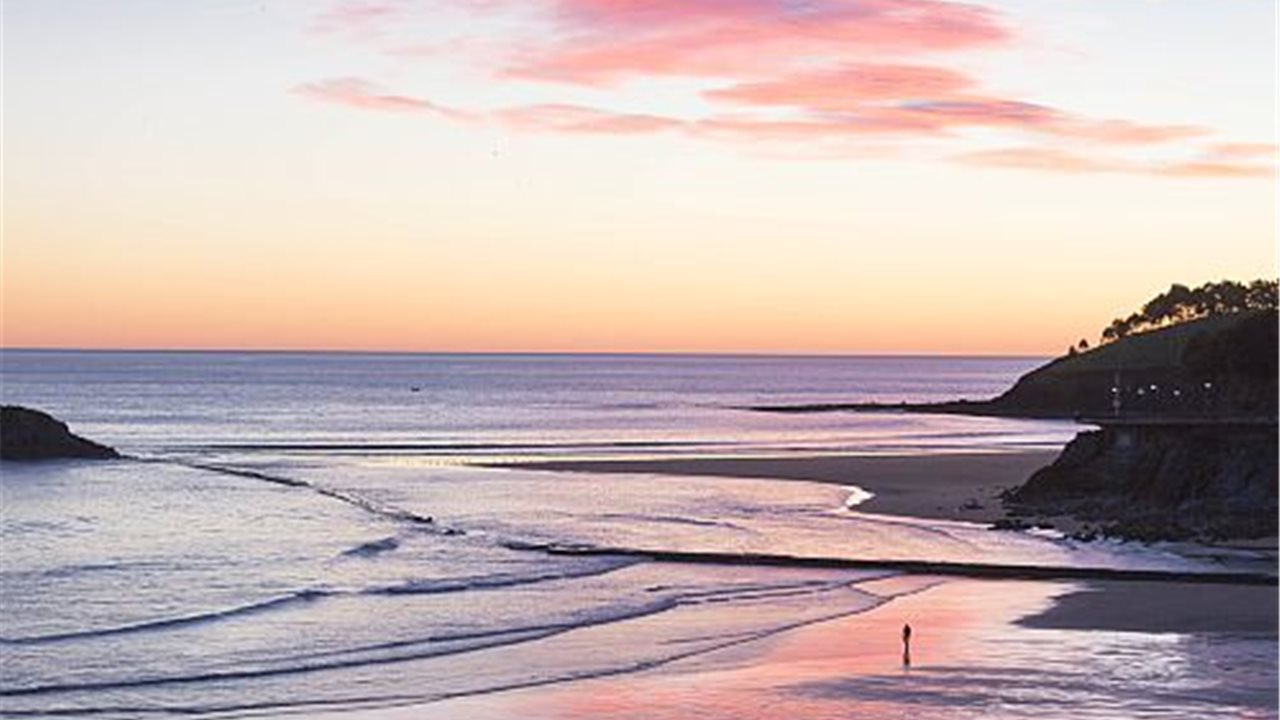
#> input picture comprecionJpg/a.jpg, 1280 x 720 px
$ python mainp.py
#> lines starting #> are read from the running program, lines starting #| are printed output that depends on the picture
import cv2
import numpy as np
from PIL import Image
import matplotlib.pyplot as plt

def rgb_to_ycbcr(image):
    """
    Convierte una imagen de espacio de color RGB a YCbCr.
    """
    return cv2.cvtColor(image, cv2.COLOR_RGB2YCrCb)

def downsample(image_ycbcr):
    """
    Realiza el submuestreo 4:2:0 en una imagen YCbCr.
    """
    Y, Cb, Cr = cv2.split(image_ycbcr)

    # Reducir la resolución de Cb y Cr
    Cb = cv2.pyrDown(Cb)
    Cr = cv2.pyrDown(Cr)

    return Y, Cb, Cr

def split_into_blocks(channel):
    """
    Divide una imagen (o canal) en bloques de 8x8 píxeles.
    """
    height, width = channel.shape
    blocks = []

    # Iterar sobre la imagen en pasos de 8 píxeles para extraer bloques de 8x8.
    for i in range(0, height, 8):
        for j in range(0, width, 8):
            block = channel[i:i+8, j:j+8]
            if block.shape == (8, 8):
                blocks.append(block)

    return blocks

def dct_2d(block):
    """
    Aplica la Transformada Discreta del Coseno (DCT) a un bloque de 8x8 píxeles.
    """
    return cv2.dct(np.float32(block) - 128)

def quantize(block, quant_matrix):
    """
    Cuantiza un bloque de coeficientes DCT usando una matriz de cuantización.
    """
    return np.round(block / quant_matrix)

def inverse_quantize(block, quant_matrix):
    """
    Realiza la cuantización inversa multiplicando el bloque de coeficientes
    cuantizados por la matriz de cuantización.
    """
    return block * quant_matrix

def idct_2d(block):
    """
    Aplica la Transformada Inversa del Coseno Discreto (IDCT) a un bloque
    de coeficientes DCT cuantizados para obtener el bloque espacial.
    """
    return cv2.idct(block) + 128

def combine_blocks(blocks, height, width):
    """
    Combina bloques de 8x8 píxeles en una imagen de tamaño especificado.
    """
    num_blocks_y = height // 8
    num_blocks_x = width // 8

    image = np.zeros((height, width), dtype=np.float32)

    block_idx = 0
    for i in range(0, height, 8):
        for j in range(0, width, 8):
            if block_idx < len(blocks):
                image[i:i+8, j:j+8] = blocks[block_idx]
                block_idx += 1
            else:
                raise IndexError("Número de bloques es menor que esperado")

    return image

def save_as_jpeg(y, cb, cr, output_filename):
    """
    Guarda una imagen YCbCr como un archivo JPEG.
    """
    # Redimensionar Cb y Cr a las dimensiones de Y
    cb_resized = cv2.resize(cb, (y.shape[1], y.shape[0]), interpolation=cv2.INTER_LINEAR)
    cr_resized = cv2.resize(cr, (y.shape[1], y.shape[0]), interpolation=cv2.INTER_LINEAR)

    ycbcr = cv2.merge([y, cb_resized, cr_resized])
    rgb = cv2.cvtColor(np.uint8(ycbcr), cv2.COLOR_YCrCb2RGB)
    image = Image.fromarray(rgb)
    image.save(output_filename, "JPEG")

def pad_image(image):
    """
    Añade padding a la imagen para que sus dimensiones sean múltiplos de 8.
    """
    h, w = image.shape[:2]
    h_pad = (8 - (h % 8)) % 8
    w_pad = (8 - (w % 8)) % 8

    padded_image = cv2.copyMakeBorder(image, 0, h_pad, 0, w_pad, cv2.BORDER_REPLICATE)

    return padded_image

def plot_images(original_image, reconstructed_image, dct_blocks, final_image):
    """
    Muestra la imagen original, la imagen reconstruida, bloques DCT y la imagen final reconstruida.

    Parámetros:
    - original_image: Imagen original en formato RGB.
    - reconstructed_image: Imagen reconstruida a partir de los bloques DCT.
    - dct_blocks: Lista de bloques DCT a mostrar.
    - final_image: Imagen final reconstruida en formato YCbCr convertido a RGB.
    """
    fig, axes = plt.subplots(3, 4, figsize=(16, 12))

    # Mostrar la imagen original
    axes[0, 0].imshow(original_image)
    axes[0, 0].set_title("Imagen Original")
    axes[0, 0].axis('off')

    # Mostrar la imagen reconstruida
    axes[0, 1].imshow(cv2.cvtColor(reconstructed_image, cv2.COLOR_YCrCb2RGB))
    axes[0, 1].set_title("Imagen Reconstruida")
    axes[0, 1].axis('off')

    # Mostrar la imagen final reconstruida
    axes[0, 2].imshow(final_image)
    axes[0, 2].set_title("Imagen Final Reconstruida")
    axes[0, 2].axis('off')

    # Mostrar los primeros 4 bloques DCT
    for i, block in enumerate(dct_blocks):
        ax = axes[1, i]
        ax.imshow(np.log(np.abs(block) + 1), cmap='gray')  # Usar escala logarítmica para mejor visualización
        ax.set_title(f'Bloque DCT {i+1}')
        ax.axis('off')

    # Mostrar la imagen final reconstruida
    axes[2, 0].imshow(final_image)
    axes[2, 0].set_title("Imagen Final")
    axes[2, 0].axis('off')

    # Mostrar imagen vacía en la última posición
    axes[2, 1].axis('off')

    plt.tight_layout()
    plt.show()


# Cargar la imagen de archivo
image = cv2.imread('a.jpg')
#> image is the input picture: shape (720, 1280, 3); mean B, G, R 177.6, 178.2, 196.1

# Aplicar padding a la imagen para asegurar dimensiones múltiplos de 8
image = pad_image(image)

# Convertir la imagen de BGR a RGB
image_rgb = cv2.cvtColor(image, cv2.COLOR_BGR2RGB)

# Convertir la imagen RGB a YCbCr
image_ycbcr = rgb_to_ycbcr(image_rgb)
#> in rgb_to_ycbcr, `return cv2.cvtColor(image, cv2.COLOR_RGB2YCrCb)`: returned value: shape (720, 1280, 3); mean of channels 0, 1, 2 183.5, 137, 124.7

# Realizar el submuestreo de crominancia
Y, Cb, Cr = downsample(image_ycbcr)
#> in downsample, `Y, Cb, Cr = cv2.split(image_ycbcr)`:
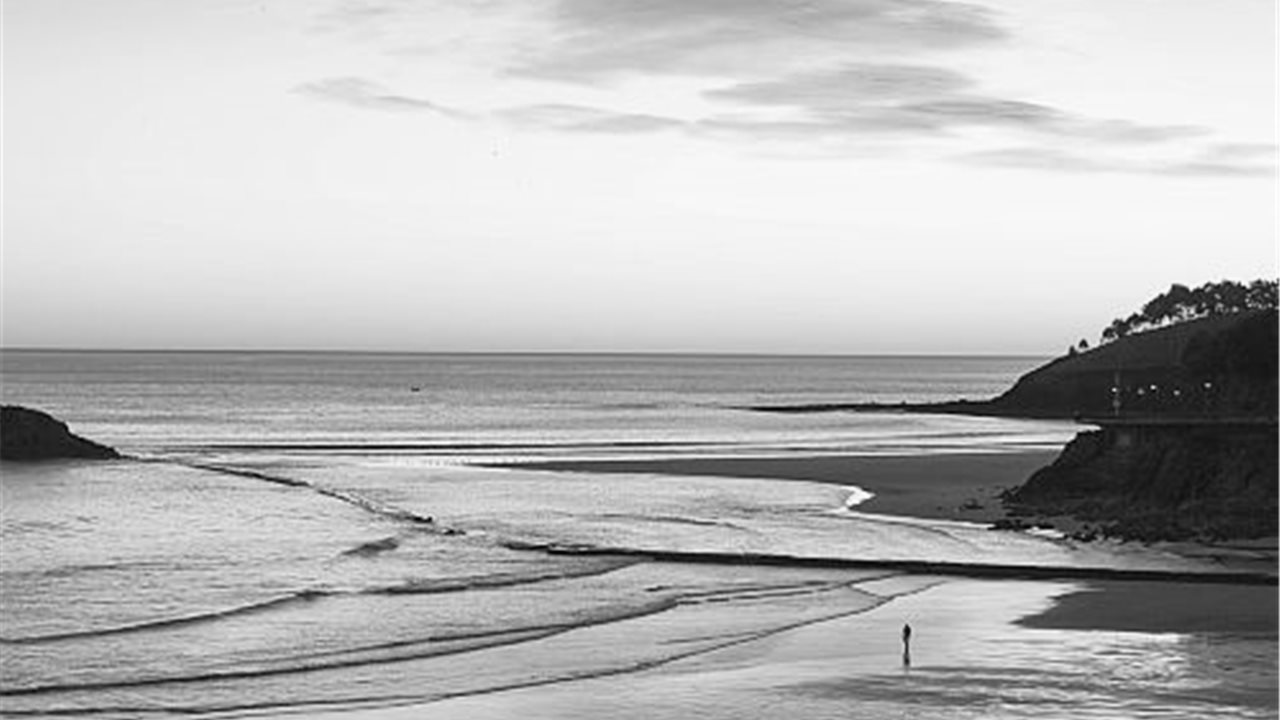
#> Y: shape (720, 1280); min 1, max 255, mean 183.5
#> in downsample, `Y, Cb, Cr = cv2.split(image_ycbcr)`:
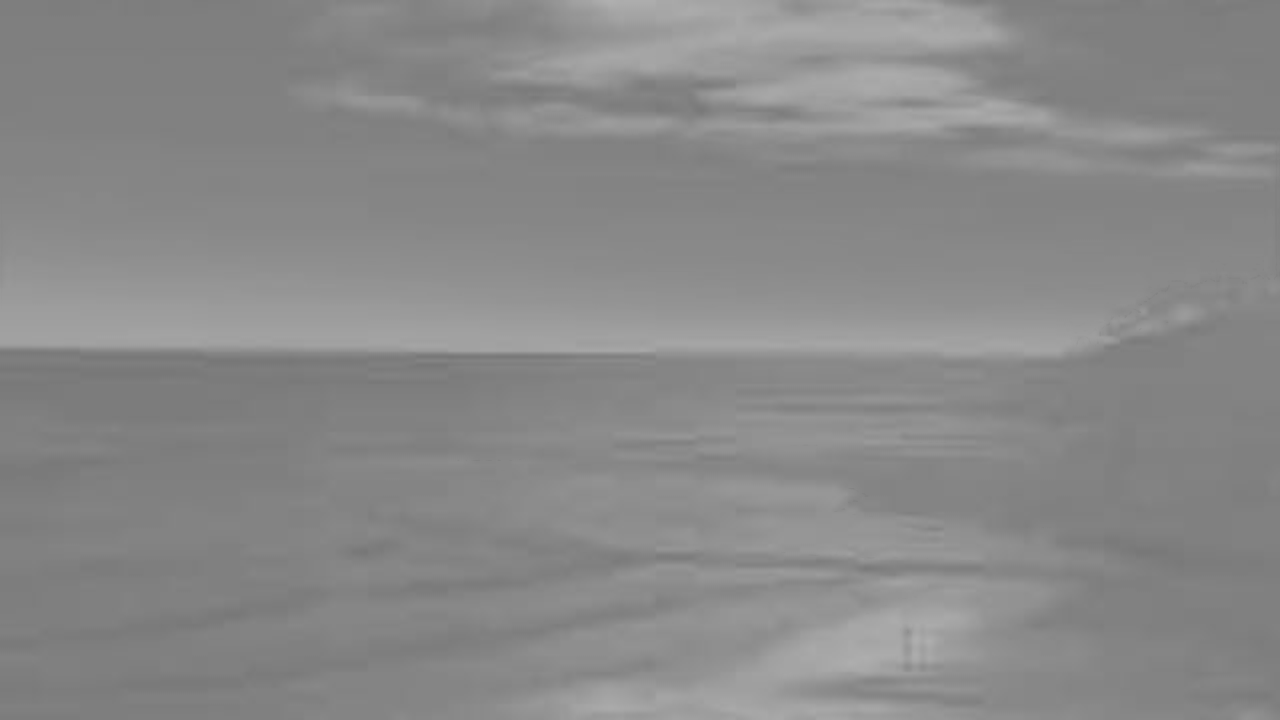
#> Cb: shape (720, 1280); min 119, max 176, mean 137
#> in downsample, `Y, Cb, Cr = cv2.split(image_ycbcr)`:
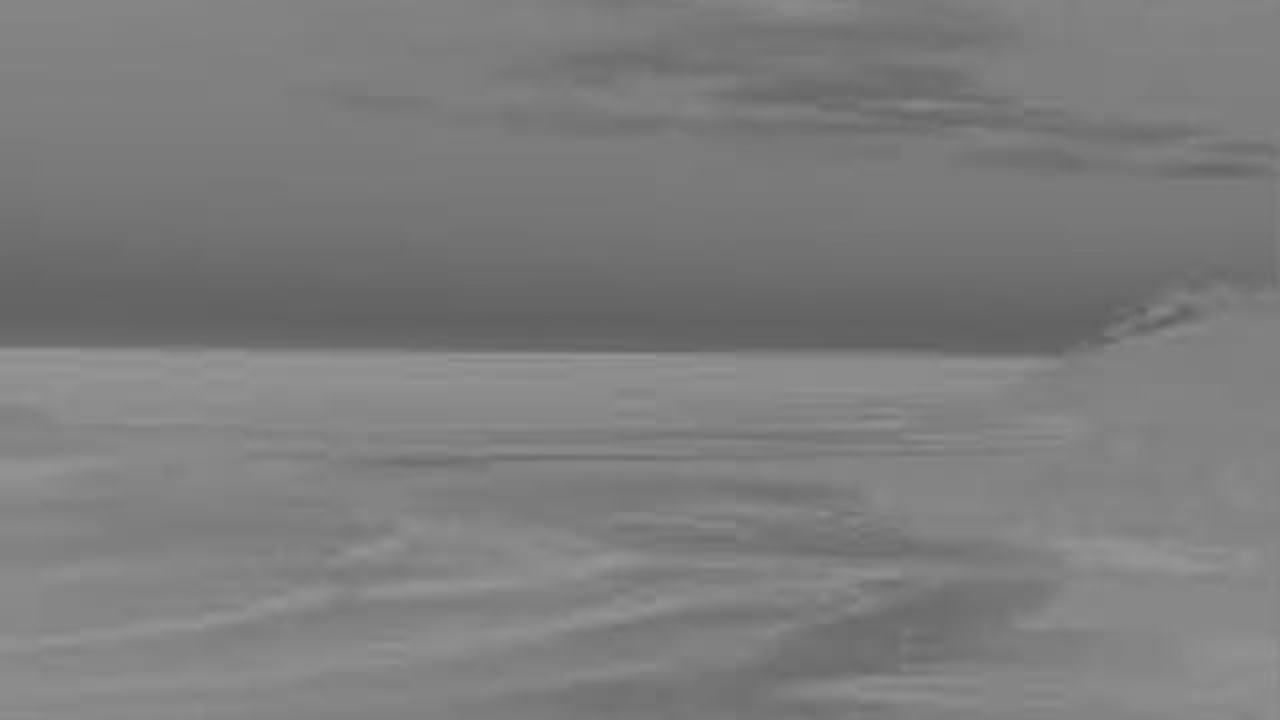
#> Cr: shape (720, 1280); min 96, max 151, mean 124.7

# Dividir cada canal en bloques de 8x8 píxeles
Y_blocks = split_into_blocks(Y)
#> after the loop in split_into_blocks, `for i in range(0, height, 8):`: blocks = 14400 items
#> Y_blocks = 14400 items
Cb_blocks = split_into_blocks(Cb)
#> Cb_blocks = 3600 items
Cr_blocks = split_into_blocks(Cr)
#> Cr_blocks = 3600 items

# Aplicar la Transformada Discreta del Coseno (DCT) a cada bloque
Y_dct = [dct_2d(block) for block in Y_blocks]
#> Y_dct = 14400 items
Cb_dct = [dct_2d(block) for block in Cb_blocks]
#> Cb_dct = 3600 items
Cr_dct = [dct_2d(block) for block in Cr_blocks]
#> Cr_dct = 3600 items

# Matrices de cuantización estándar
quantization_matrix_luminance = np.array([
    [16, 11, 10, 16, 24, 40, 51, 61],
    [12, 12, 14, 19, 26, 58, 60, 55],
    [14, 13, 16, 24, 40, 57, 69, 56],
    [14, 17, 22, 29, 51, 87, 80, 62],
    [18, 22, 37, 56, 68, 109, 103, 77],
    [24, 35, 55, 64, 81, 104, 113, 92],
    [49, 64, 78, 87, 103, 121, 120, 101],
    [72, 92, 95, 98, 112, 100, 103, 99]
])

quantization_matrix_chrominance = np.array([
    [17, 18, 24, 47, 99, 99, 99, 99],
    [18, 21, 26, 66, 99, 99, 99, 99],
    [24, 26, 56, 99, 99, 99, 99, 99],
    [47, 66, 99, 99, 99, 99, 99, 99],
    [99, 99, 99, 99, 99, 99, 99, 99],
    [99, 99, 99, 99, 99, 99, 99, 99],
    [99, 99, 99, 99, 99, 99, 99, 99],
    [99, 99, 99, 99, 99, 99, 99, 99]
])

# Cuantizar los bloques DCT
Y_quantized = [quantize(block, quantization_matrix_luminance) for block in Y_dct]
#> Y_quantized = 14400 items
Cb_quantized = [quantize(block, quantization_matrix_chrominance) for block in Cb_dct]
#> Cb_quantized = 3600 items
Cr_quantized = [quantize(block, quantization_matrix_chrominance) for block in Cr_dct]
#> Cr_quantized = 3600 items

# Realizar la cuantización inversa
Y_dequantized = [inverse_quantize(block, quantization_matrix_luminance) for block in Y_quantized]
#> Y_dequantized = 14400 items
Cb_dequantized = [inverse_quantize(block, quantization_matrix_chrominance) for block in Cb_quantized]
#> Cb_dequantized = 3600 items
Cr_dequantized = [inverse_quantize(block, quantization_matrix_chrominance) for block in Cr_quantized]
#> Cr_dequantized = 3600 items

# Aplicar la Transformada Inversa del Coseno Discreto (IDCT)
Y_idct = [idct_2d(block) for block in Y_dequantized]
#> Y_idct = 14400 items
Cb_idct = [idct_2d(block) for block in Cb_dequantized]
#> Cb_idct = 3600 items
Cr_idct = [idct_2d(block) for block in Cr_dequantized]
#> Cr_idct = 3600 items

# Combinar los bloques IDCT en una imagen
Y_combined = combine_blocks(Y_idct, Y.shape[0], Y.shape[1])
#> after the loop in combine_blocks, `for i in range(0, height, 8):`: block_idx = 14400
Cb_combined = cv2.resize(combine_blocks(Cb_idct, Cb.shape[0], Cb.shape[1]), (Y.shape[1], Y.shape[0]), interpolation=cv2.INTER_LINEAR)
Cr_combined = cv2.resize(combine_blocks(Cr_idct, Cr.shape[0], Cr.shape[1]), (Y.shape[1], Y.shape[0]), interpolation=cv2.INTER_LINEAR)

# Guardar la imagen reconstruida
save_as_jpeg(Y_combined, Cb_combined, Cr_combined, 'output.jpg')
#> in save_as_jpeg, `ycbcr = cv2.merge([y, cb_resized, cr_resized])`:
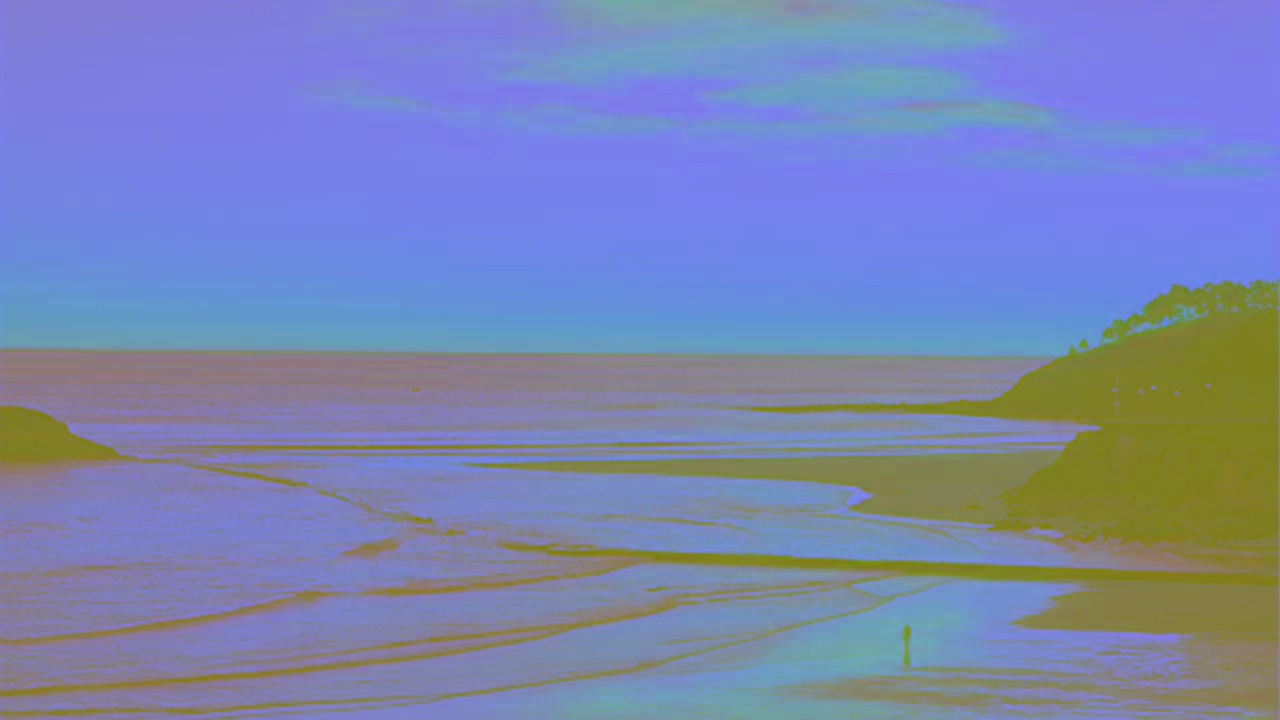
#> ycbcr: shape (720, 1280, 3) float32; mean of channels 0, 1, 2 183.4, 137.1, 124.7; drawn with min black and max white


plot_images(image_rgb, cv2.merge([Y_combined, Cb_combined, Cr_combined]), Y_dct[:4], cv2.merge([Y_combined, Cb_combined, Cr_combined]))
#> the loop in plot_images, `for i, block in enumerate(dct_blocks):` made 4 passes
#> in plot_images, `plt.show()`:
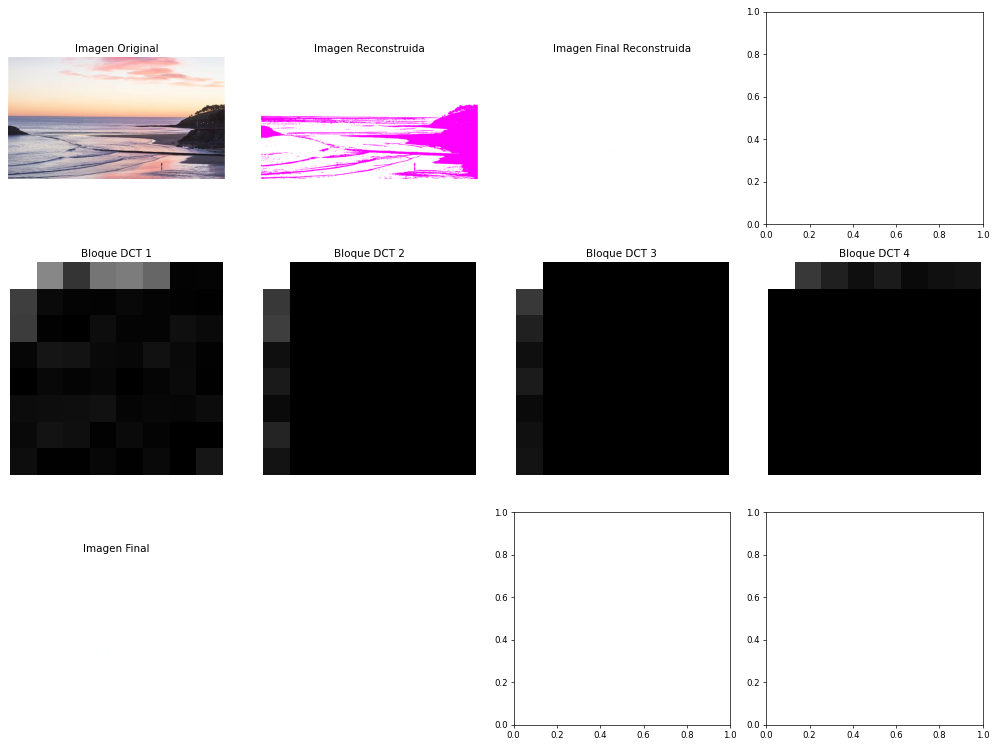
#> figure drawn by matplotlib, 8 panels
